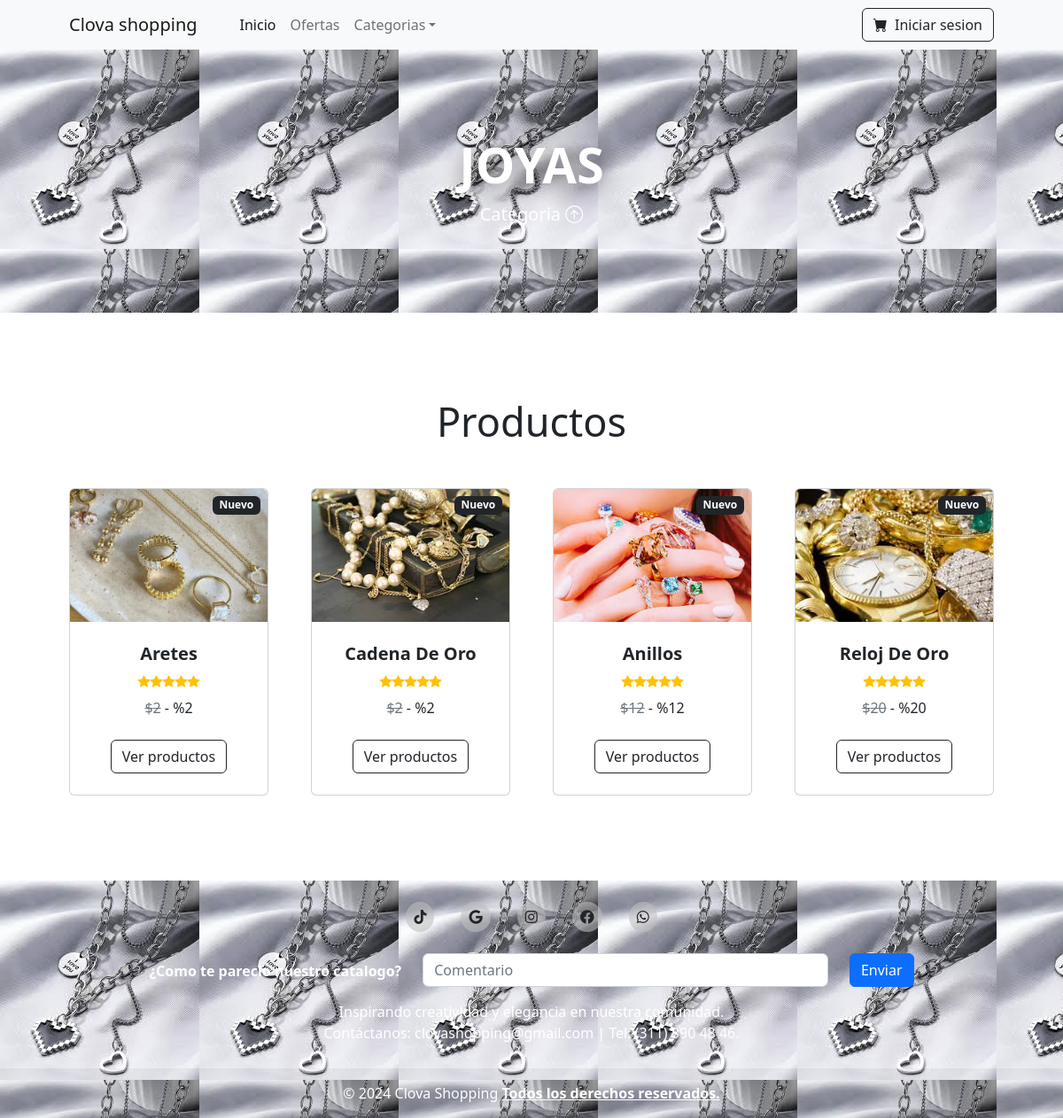
The app's page /landing/producto/6 with its own data.
### app/models/categoria.py (models this page shows)
class Categoria(db.Model):
    id = db.Column(db.Integer, primary_key=True)
    nombre = db.Column(db.String(50), nullable=False)
    imagen = db.Column(db.String(255), nullable=True)
    productos = db.relationship('Producto', backref='categoria', lazy=True)

### app/models/producto.py (models this page shows)
class Producto(db.Model):
    id = db.Column(db.Integer, primary_key=True)
    nombre = db.Column(db.String(255), nullable=False)
    precio = db.Column(db.Integer, nullable=False)
    cantidad = db.Column(db.Integer, nullable=False)
    categoria_id = db.Column(db.Integer, db.ForeignKey
    ('categoria.id'))
    imagen = db.Column(db.String(255), nullable=True)

### app/routes/landing_routes.py (the view)
@bp.route('/landing/producto/<int:id>')
def producto(id):
    usuario=current_user
    dataC=Categoria.query.all()
    cat=Categoria.query.get_or_404(id)
    products=cat.productos
    return render_template('landing/productos.html', cat=cat, products=products, dataC=dataC, usuario=usuario)

### app/templates/landing/productos.html (shortened to what this page needs)
<!DOCTYPE html>
<html lang="en">
    <head>
        <link href="https://cdn.jsdelivr.net/npm/bootstrap-icons@1.5.0/font/bootstrap-icons.css" rel="stylesheet" />
        <link rel="stylesheet" href="{{ url_for('static', filename='styles.css') }}">
        <link href="https://cdnjs.cloudflare.com/ajax/libs/font-awesome/6.0.0-beta3/css/all.min.css" rel="stylesheet">
    </head>
    <body>
        <nav class="navbar navbar-expand-lg navbar-light bg-light">
            <div class="container px-4 px-lg-5">
                <a class="navbar-brand" href="#!">Clova shopping</a>
                <div class="collapse navbar-collapse" id="navbarSupportedContent">
                    <ul class="navbar-nav me-auto mb-2 mb-lg-0 ms-lg-4">
                        <li class="nav-item"><a class="nav-link active" aria-current="page" href="{{ url_for('landing.index')}}">Inicio</a></li>
                        <li class="nav-item"><a class="nav-link" href="#!">Ofertas</a></li>
                        <li class="nav-item dropdown">
                            <a class="nav-link dropdown-toggle" id="navbarDropdown" href="#" role="button" data-bs-toggle="dropdown" aria-expanded="false">Categorias</a>
                        </li>
                    </ul>
                    <a href="{{ url_for('auth.login')}}" class="btn btn-outline-dark" type="submit">
                        <i class="bi-cart-fill me-1"></i>
                        Iniciar sesion
                    </a>
                </div>
            </div>
        </nav>
        <header class="header py-5">
            <div class="container px-4 px-lg-5 my-5">
                <div class="text-center text-white">
                    <h1 class="display-4 fw-bolder" style="text-transform: uppercase;">{{ cat.nombre }}</h1>
                    <p class="lead fw-normal text-white mb-0">Categoria   <i class="bi bi-arrow-up-circle"></i></p>
                </div>
            </div>
        </header>
        <section class="py-5">
            <div class="container px-4 px-lg-5 mt-5">
                <h2 class="mb-5" style="text-align: center;font-size: 45px;">Productos</h2>
                <div class="row gx-4 gx-lg-5 row-cols-2 row-cols-md-3 row-cols-xl-4 justify-content-center">
                    {% for product in products %}
                    <div class="col mb-5">
                        <div class="card h-100">
                            <div class="badge bg-dark text-white position-absolute" style="top: 0.5rem; right: 0.5rem">Nuevo</div>
                            {% if product.imagen %}
                                {% set direccion = 'images/' + product.imagen %}
                                    <img class="card-img-top" src="{{ url_for('static', filename=direccion) }}" alt="{{ product.nombre }}">
                            {% endif %}
                            <div class="card-body p-4">
                                <div class="text-center">
                                    <h5 class="fw-bolder" style="text-transform: capitalize;">{{ product.nombre }}</h5>
                                    <div class="d-flex justify-content-center small text-warning mb-2">
                                        <div class="bi-star-fill"></div>
                                        <div class="bi-star-fill"></div>
                                        <div class="bi-star-fill"></div>
                                        <div class="bi-star-fill"></div>
                                        <div class="bi-star-fill"></div>
                                    </div>
                                    <span class="text-muted text-decoration-line-through">${{ product.precio }}</span>
                                    - %{{ product.precio }}
                                </div>
                            </div>
                            <div class="card-footer p-4 pt-0 border-top-0 bg-transparent">
                                <div class="text-center"><a class="btn btn-outline-dark mt-auto" href="#">Ver productos</a></div>
                            </div>
                        </div>
                    </div>
                    {% endfor %}
                </div>
            </div>
        </section>
        <footer class="text-center text-white">
            <div class="container p-1">
                <div class="container mb-3">
                    <div class="d-flex justify-content-center align-items-center mb-4" style="gap: 30px;">
                        <a class="icons-footer" href="#!" role="button"><i class="fab fa-tiktok"></i></a>
                        <a class="icons-footer" href="#!" role="button"><i class="fab fa-google"></i></a>
                        <a class="icons-footer" href="#!" role=""><i class="fab fa-instagram"></i></a>
                        <a class="icons-footer" href="#!" role="button"><i class="fab fa-facebook"></i></a>
                        <a class="icons-footer" href="#!" role="button"><i class="fab fa-whatsapp"></i></a>
                    </div>
                </div>
                <section class="">
                    <form action="">
                    <div class="row d-flex justify-content-center">
                        <div class="col-auto">
                            <p class="pt-2">
                                <strong>¿Como te parecio nuestro catalogo?</strong>
                            </p>
                        </div>
                        <div class="col-md-5 col-12">
                        <div class="mb-3">
                            <input type="text" class="form-control" id="" placeholder="Comentario" required>
                        </div>
                        </div>
                        <div class="col-auto">
                        <button data-mdb-ripple-init type="submit" class="btn btn-primary ">
                            Enviar
                        </button>
                        </div>
                    </div>
                    </form>
                </section>
                <section class="mb-4">
                    <p>
                        Inspirando creatividad y elegancia en nuestra comunidad. <br> Contáctanos:
                        clovashopping@gmail.com | Tel: (311) 890 48 46.
                    </p>
                </section>
            </div>
            <div class="text-center p-3" style="background-color: rgba(0, 0, 0, 0.05);">
            © 2024 Clova Shopping
            <a class="text-reset fw-bold" href="https://mdbootstrap.com/">Todos los derechos reservados.</a>
            </div>
        </footer>
    </body>
</html>

### records on screen
Categoria: nombre "JOYAS"
Producto: shows a picture, nombre "Aretes", precio "2"
Producto: shows a picture, nombre "Cadena De Oro", precio "2"
Producto: shows a picture, nombre "Anillos", precio "12"
Producto: shows a picture, nombre "Reloj De Oro", precio "20"
